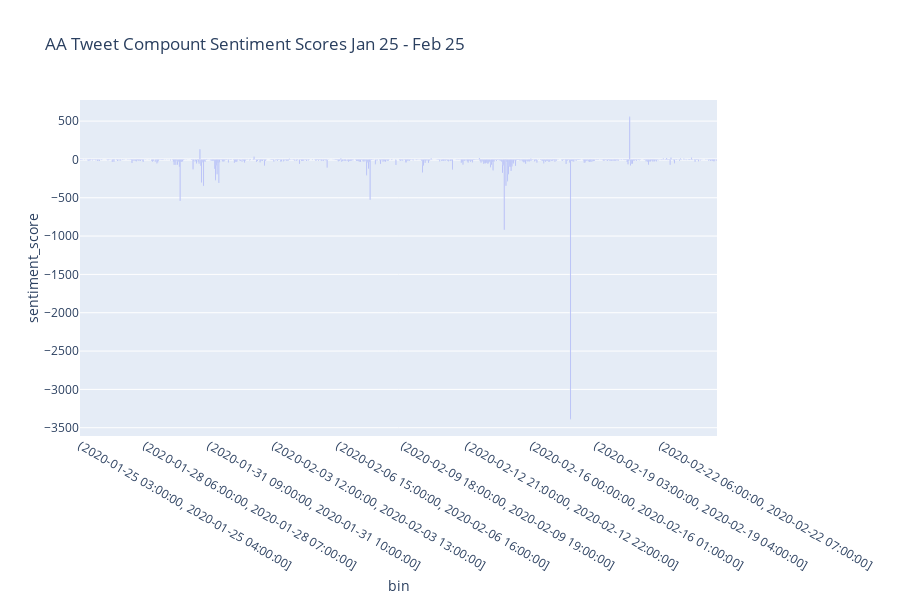

Write notebook code for a chart like this one.
### Code cell
fig = px.bar(scores_ts, x='bin', y='sentiment_score', title='AA Tweet Compount Sentiment Scores Jan 25 - Feb 25')
fig.update_xaxes(nticks=10)
fig.show()

### Figure 1 — Plotly figure (JSON) as saved in the notebook; plotly's stock layout.template omitted (floating-point values rounded to 4 significant figures; data arrays with more than 128 entries replaced by an {"elided": "..."} marker saying what was removed)
{"data": [{"alignmentgroup": "True", "hoverlabel": {"namelength": 0}, "hovertemplate": "bin=%{x}<br>sentiment_score=%{y}", "legendgroup": "", "marker": {"color": "#636efa"}, "name": "", "offsetgroup": "", "orientation": "v", "showlegend": false, "textposition": "auto", "type": "bar", "x": {"elided": "741 str values"}, "xaxis": "x", "y": {"elided": "741 int values"}, "yaxis": "y"}], "layout": {"barmode": "relative", "height": 600, "legend": {"tracegroupgap": 0}, "title": {"text": "AA Tweet Compount Sentiment Scores Jan 25 - Feb 25"}, "xaxis": {"anchor": "y", "domain": [0, 0.98], "nticks": 10, "title": {"text": "bin"}}, "yaxis": {"anchor": "x", "domain": [0, 1], "title": {"text": "sentiment_score"}}}}
